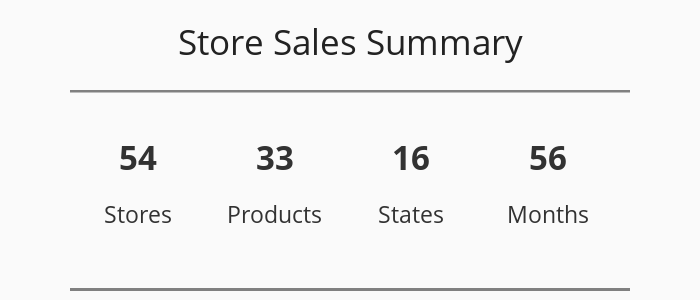

The notebook cell this image was saved under:
### Code cell
fig=go.Figure()
fig.add_trace(go.Scatter(
    x=[0, 1, 2, 3],
    y=[1.6, 1.6, 1.6, 1.6],
    mode='text',
    text=["<span style='font-size:33px'><b>54</b></span>",
          "<span style='font-size:33px'><b>33</b></span>",
          "<span style='font-size:33px'><b>16</b></span>",
          "<span style='font-size:33px'><b>56</b></span>"],
    textposition="bottom center"
))
fig.add_trace(go.Scatter(
    x=[0, 1, 2, 3],
    y=[1.1, 1.1, 1.1, 1.1],
    mode='text',
    text=["Stores", "Products", "States", "Months"],
    textposition="bottom center"
))
fig.add_hline(y=2.2, line_width=5, line_color='gray')
fig.add_hline(y=0.3, line_width=3, line_color='gray')
fig.update_yaxes(visible=False)
fig.update_xaxes(visible=False)
fig.update_layout(showlegend=False, height=300, width=700,
                  title='Store Sales Summary', title_x=0.5, title_y=0.9,
                  xaxis_range=[-0.5, 3.6], yaxis_range=[0.2, 2.2],
                  plot_bgcolor='#fafafa', paper_bgcolor='#fafafa',
                  font=dict(size=23, color='#323232'),
                  title_font=dict(size=35, color='#222'),
                  margin=dict(t=90, l=70, b=0, r=70),
)

### Figure 1 — Plotly figure (JSON) as saved in the notebook; plotly's stock layout.template omitted (floating-point values rounded to 4 significant figures)
{"data": [{"mode": "text", "text": ["<span style='font-size:33px'><b>54</b></span>", "<span style='font-size:33px'><b>33</b></span>", "<span style='font-size:33px'><b>16</b></span>", "<span style='font-size:33px'><b>56</b></span>"], "textposition": "bottom center", "type": "scatter", "x": [0, 1, 2, 3], "y": [1.6, 1.6, 1.6, 1.6]}, {"mode": "text", "text": ["Stores", "Products", "States", "Months"], "textposition": "bottom center", "type": "scatter", "x": [0, 1, 2, 3], "y": [1.1, 1.1, 1.1, 1.1]}], "layout": {"font": {"color": "#323232", "size": 23}, "height": 300, "margin": {"b": 0, "l": 70, "r": 70, "t": 90}, "paper_bgcolor": "#fafafa", "plot_bgcolor": "#fafafa", "shapes": [{"line": {"color": "gray", "width": 5}, "type": "line", "x0": 0, "x1": 1, "xref": "x domain", "y0": 2.2, "y1": 2.2, "yref": "y"}, {"line": {"color": "gray", "width": 3}, "type": "line", "x0": 0, "x1": 1, "xref": "x domain", "y0": 0.3, "y1": 0.3, "yref": "y"}], "showlegend": false, "title": {"font": {"color": "#222", "size": 35}, "text": "Store Sales Summary", "x": 0.5, "y": 0.9}, "width": 700, "xaxis": {"range": [-0.5, 3.6], "visible": false}, "yaxis": {"range": [0.2, 2.2], "visible": false}}}
